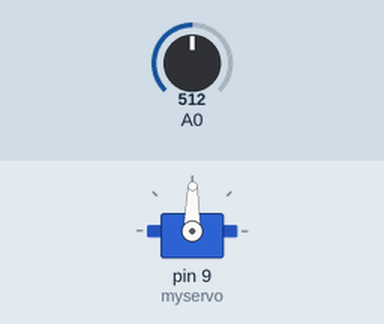
Recording of a sketch running on a simulated Arduino Uno, built with avr-gcc and run on an emulated ATmega328P. On the bench: servo. The test bench sets the inputs (shaded band); at power-on: A0 = 512.

Above: at 1.2 s.
1.3 s: A0 set to 716
At 2.5 s:
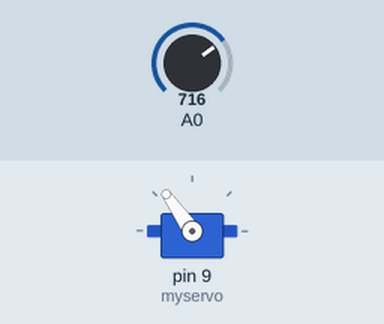
2.8 s: A0 set to 900
At 3.9 s:
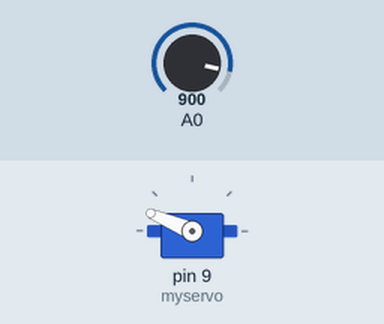
4.3 s: A0 set to 1023
At 5.3 s:
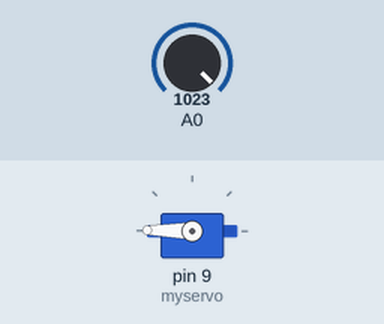
5.8 s: A0 set to 306
At 6.7 s:
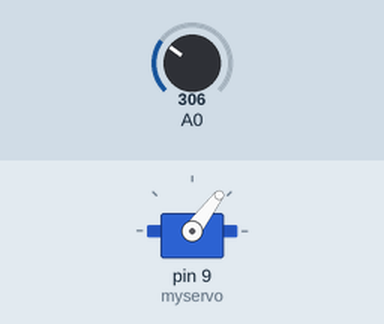
7.3 s: A0 set to 122
At 8.1 s:
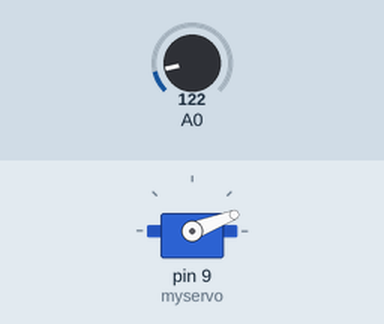
8.8 s: A0 set to 511
At 9.5 s:
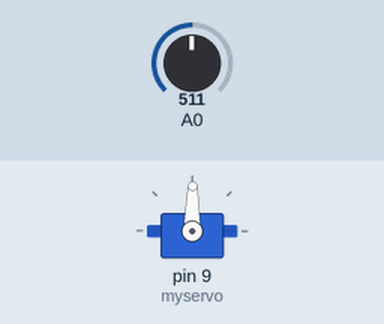
Timing chart, 0 to 11.3 s (numbered marks = the images above; inputs shaded):
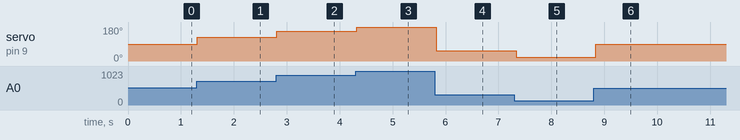

Measured:
- after the input at 1.3 s, servo on pin 9 (myservo): 89° → 125° at once
- after the input at 2.8 s, servo on pin 9 (myservo): 125° → 157° at once
- after the input at 4.3 s, servo on pin 9 (myservo): 157° → 179° at once
- after the input at 5.8 s, servo on pin 9 (myservo): 179° → 53° at once
- after the input at 7.3 s, servo on pin 9 (myservo): 53° → 21° at once
- after the input at 8.8 s, servo on pin 9 (myservo): 21° → 89° at once

The sketch:

servo_positionControl.ino
```cpp
#include<Servo.h>

Servo myservo;
void setup() {
   myservo.attach(9);
}

void loop() {
      int potval = analogRead(A0);
      int val = map(potval,0,1023,0,179);
      myservo.write(val);
      delay(50);
}
```
